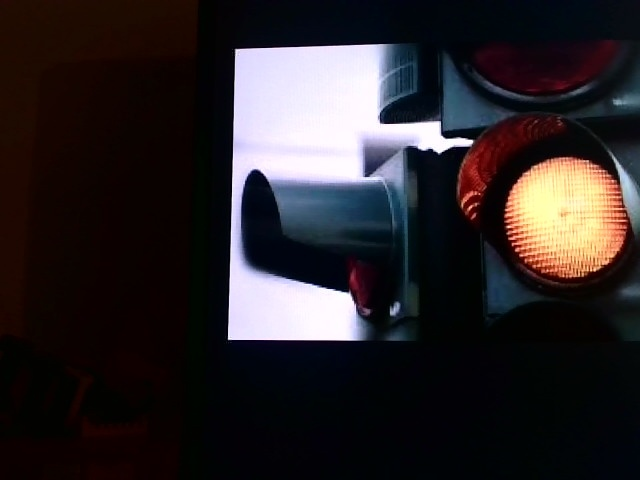
#> input picture supercane-opencv/input.jpg, 640 x 480 px, given in place of the camera
$ python main4.py
#> lines starting #> are read from the running program, lines starting #| are printed output that depends on the picture; after the words box and inside, x2 and y2 are one past the last pixel; in counts of white or black regions, pixels touching at a corner belong together
import cv2

# Define the lower and upper bounds for each color in HSV color space
green_lower = (70, 50, 50)
green_upper = (90, 255, 255)
yellow_lower = (15, 39, 64)
yellow_upper = (35, 255, 255)
red_lower = (0, 70, 50)
red_upper = (10, 255, 255)
red_high_lower = (170, 70, 50)
red_high_upper = (180, 255, 255)

# Initialize the video stream
cap = cv2.VideoCapture(0)

while True:
    # Read a frame from the video stream
    ret, frame = cap.read()
#> frame is the input picture: shape (480, 640, 3); mean B, G, R 41.2, 38.7, 44.1

    # Convert the frame to HSV color space
    hsv = cv2.cvtColor(frame, cv2.COLOR_BGR2HSV)
#> hsv: shape (480, 640, 3); mean H, S, V 73.8, 194.4, 51.8

    # Threshold the image to get binary images for each color
    yellow_mask = cv2.inRange(hsv, yellow_lower, yellow_upper)
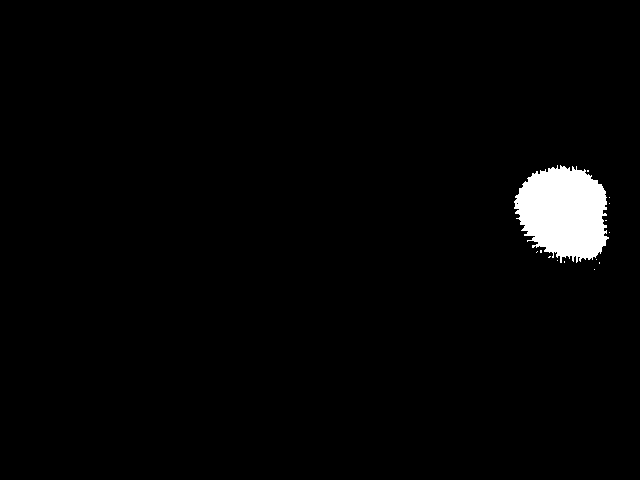
#> yellow_mask: shape (480, 640); 2.2% white; 14 white regions (13 under 20 px), largest, box (x1, y1, x2, y2) and area: (514, 165, 609, 263) 6738
    # red_mask = cv2.inRange(hsv, red_lower, red_upper)
    red_mask = 0
    red_high_mask = cv2.inRange(hsv, red_high_lower, red_high_upper)
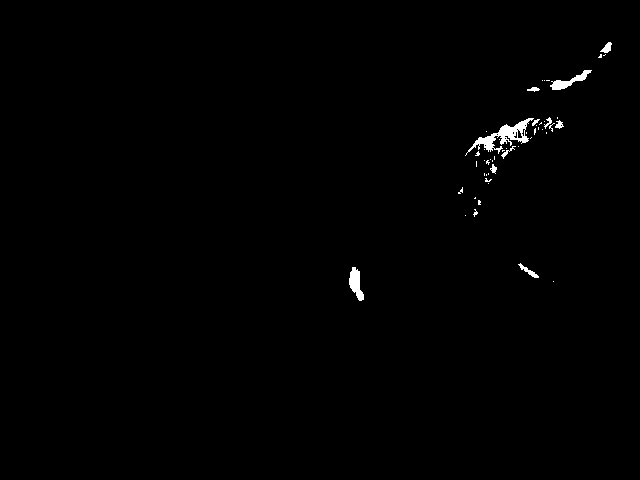
#> red_high_mask: shape (480, 640); 0.6% white; 51 white regions (40 under 20 px), largest, box (x1, y1, x2, y2) and area: (465, 118, 534, 156) 715, (349, 267, 364, 301) 290, (550, 70, 592, 90) 275
    green_mask = cv2.inRange(hsv, green_lower, green_upper)
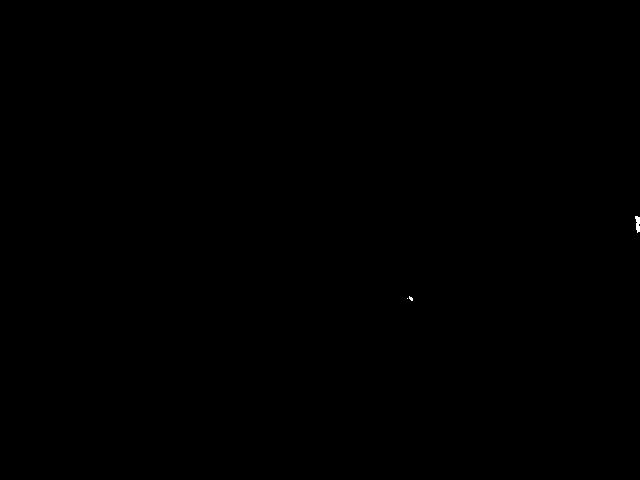
#> green_mask: shape (480, 640); 0.02% white; 3 white regions (2 under 20 px), largest, box (x1, y1, x2, y2) and area: (635, 216, 640, 233) 61

    # Calculate the total number of green, yellow, and red pixels
    green_pixels = cv2.countNonZero(green_mask)
#> green_pixels = 75
    yellow_pixels = cv2.countNonZero(yellow_mask)
#> yellow_pixels = 6766
    red_pixels = cv2.countNonZero(red_mask)
    red_high_pixels = cv2.countNonZero(red_high_mask)
#> red_high_pixels = 1858

    # Determine the color of the traffic light based on the number of pixels
    if green_pixels > yellow_pixels and green_pixels > (red_pixels + red_high_pixels):
        color = 'Green'
    elif yellow_pixels > green_pixels and yellow_pixels > (red_pixels + red_high_pixels):
        color = 'Yellow'
    else:
        color = 'Red'

    # Display the color on the frame
    cv2.putText(frame, color, (10, 50), cv2.FONT_HERSHEY_SIMPLEX, 2, (0, 255, 0), 2)
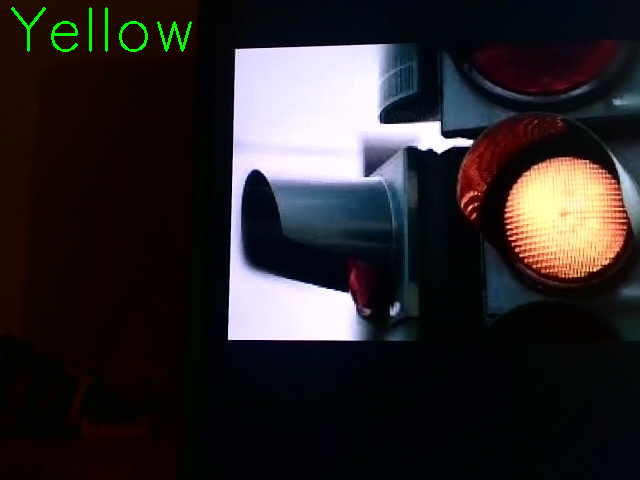
#> frame: shape (480, 640, 3); 0.45% of pixels changed, all inside (x1, y1, x2, y2) = (11, 7, 192, 52)

    # Display the frame
    cv2.imshow('Traffic Light', frame)
    # cv2.imshow('Traffic Light', hsv)

    # Exit the loop if the 'q' key is pressed
    if cv2.waitKey(1) & 0xFF == ord('q'):
#> (key q is pressed here)
        break

# Release the video stream and close all windows
cap.release()
cv2.destroyAllWindows()
